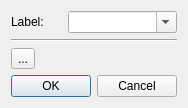
<?xml version="1.0" encoding="UTF-8"?>
<ui version="4.0">
 <class>EditDialog</class>
 <widget class="QDialog" name="EditDialog">
  <property name="geometry">
   <rect>
    <x>0</x>
    <y>0</y>
    <width>184</width>
    <height>106</height>
   </rect>
  </property>
  <property name="windowTitle">
   <string>Editor Dialog</string>
  </property>
  <layout class="QGridLayout" name="gridLayout">
   <item row="3" column="0" colspan="3">
    <widget class="QDialogButtonBox" name="buttonBox">
     <property name="orientation">
      <enum>Qt::Horizontal</enum>
     </property>
     <property name="standardButtons">
      <set>QDialogButtonBox::Cancel|QDialogButtonBox::Ok</set>
     </property>
    </widget>
   </item>
   <item row="0" column="0">
    <widget class="QLabel" name="label">
     <property name="text">
      <string>Label:</string>
     </property>
    </widget>
   </item>
   <item row="1" column="0" colspan="3">
    <widget class="Line" name="line">
     <property name="orientation">
      <enum>Qt::Horizontal</enum>
     </property>
    </widget>
   </item>
   <item row="0" column="1" colspan="2">
    <widget class="QComboBox" name="labelsComboBox">
     <property name="editable">
      <bool>true</bool>
     </property>
     <property name="placeholderText">
      <string>label</string>
     </property>
    </widget>
   </item>
   <item row="2" column="0" colspan="2">
    <widget class="QToolButton" name="toolButtonRemoveItem">
     <property name="toolTip">
      <string>remove item</string>
     </property>
     <property name="text">
      <string>...</string>
     </property>
     <property name="icon">
      <iconset resource="resource.qrc">
       <normaloff>:/icons/icons/edit-delete.svg</normaloff>:/icons/icons/edit-delete.svg</iconset>
     </property>
     <property name="iconSize">
      <size>
       <width>32</width>
       <height>32</height>
      </size>
     </property>
    </widget>
   </item>
  </layout>
 </widget>
 <resources>
  <include location="resource.qrc"/>
 </resources>
 <connections>
  <connection>
   <sender>buttonBox</sender>
   <signal>accepted()</signal>
   <receiver>EditDialog</receiver>
   <slot>accept()</slot>
   <hints>
    <hint type="sourcelabel">
     <x>248</x>
     <y>254</y>
    </hint>
    <hint type="destinationlabel">
     <x>157</x>
     <y>274</y>
    </hint>
   </hints>
  </connection>
  <connection>
   <sender>buttonBox</sender>
   <signal>rejected()</signal>
   <receiver>EditDialog</receiver>
   <slot>reject()</slot>
   <hints>
    <hint type="sourcelabel">
     <x>316</x>
     <y>260</y>
    </hint>
    <hint type="destinationlabel">
     <x>286</x>
     <y>274</y>
    </hint>
   </hints>
  </connection>
 </connections>
</ui>
